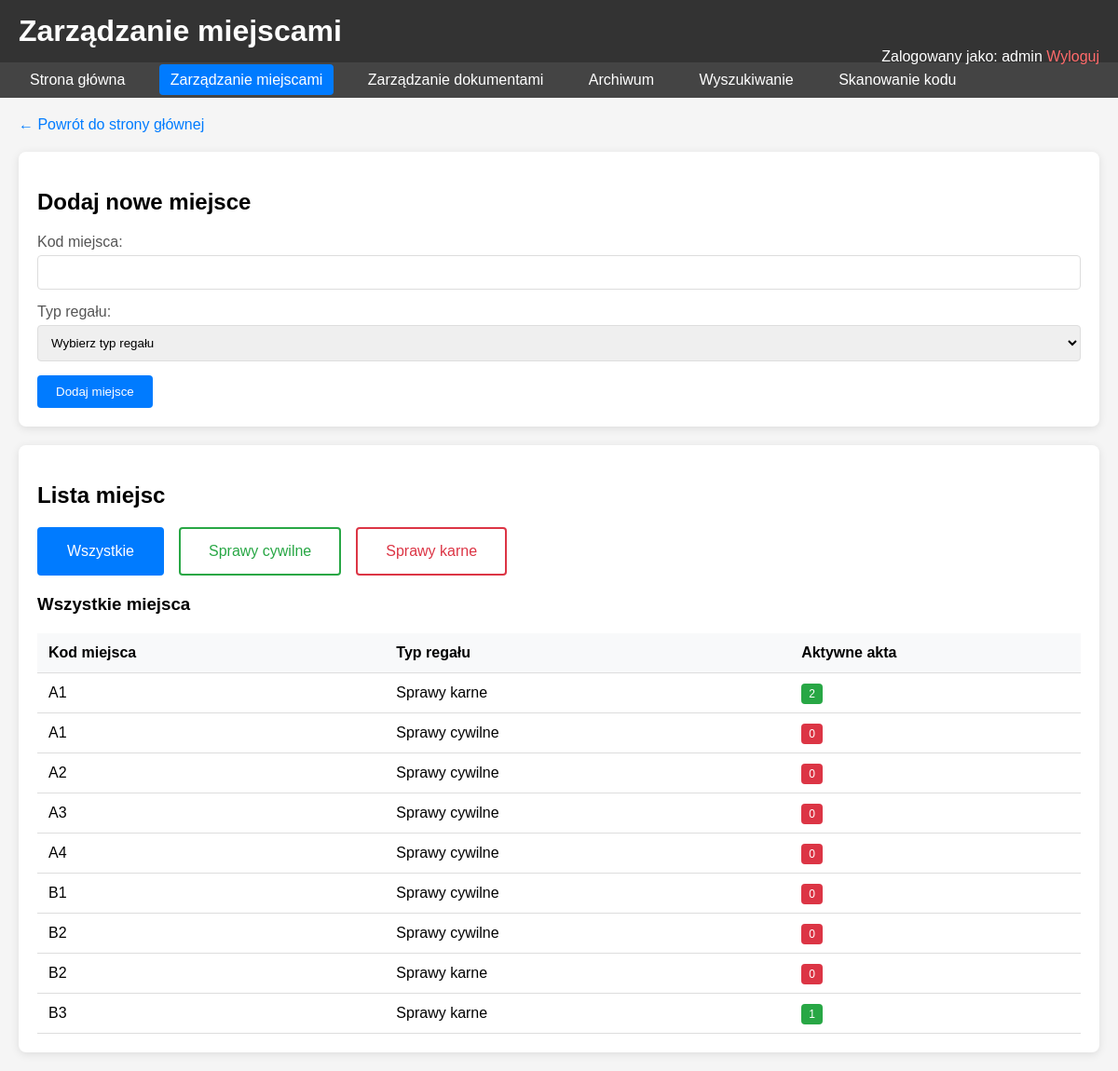
/admin_locations.php (signed in), run on the app's committed database.
### tables this page shows
CREATE TABLE `locations` (
  `id` int(11) NOT NULL,
  `location_code` varchar(10) NOT NULL,
  `shelf_type` enum('civil','criminal') NOT NULL,
  `created_at` timestamp NOT NULL DEFAULT current_timestamp()
);

### DocumentManager.php (called while the page is built, shortened)
<?php
class DocumentManager
{
    private $db;
    public function __construct()
    {
        $this->db = new Database();
    }
    public function getAllLocations()
    {
        $pdo = $this->db->getConnection();
        $stmt = $pdo->prepare("
            SELECT l.*,
                   COUNT(CASE WHEN d.is_archived = FALSE THEN 1 END) as active_documents_count,
                   COUNT(CASE WHEN d.is_archived = TRUE THEN 1 END) as archived_documents_count
            FROM locations l
            LEFT JOIN documents d ON l.id = d.location_id
            GROUP BY l.id, l.location_code, l.shelf_type, l.created_at
            ORDER BY l.location_code
        ");
        $stmt->execute();
        return $stmt->fetchAll();
    }
}

### admin_locations.php (the view, shortened to what this page needs)
<?php
require_once 'DocumentManager.php';
$manager = new DocumentManager();
$locations = $manager->getAllLocations();
require_once 'includes/header.php';
?>
<div class="header">
    <h1>Zarządzanie miejscami</h1>
    <div class="user-info">
        Zalogowany jako: <?= htmlspecialchars($_SESSION['username']) ?>
        <a href="logout.php" class="logout">Wyloguj</a>
    </div>
</div>
<div class="nav">
    <a href="index.php">Strona główna</a>
    <a href="admin_locations.php" class="active">Zarządzanie miejscami</a>
    <a href="admin_documents.php">Zarządzanie dokumentami</a>
    <a href="admin_archive.php">Archiwum</a>
    <a href="search.php">Wyszukiwanie</a>
    <a href="barcode_scan.php">Skanowanie kodu</a>
</div>
<div class="container">
    <div class="back-link">
        <a href="index.php">← Powrót do strony głównej</a>
    </div>
    <div class="card">
        <h2>Dodaj nowe miejsce</h2>
        <form method="POST">
            <div class="form-group">
                <label for="location_code">Kod miejsca:</label>
                <input type="text" id="location_code" name="location_code" required>
            </div>
            <div class="form-group">
                <label for="shelf_type">Typ regału:</label>
                <select id="shelf_type" name="shelf_type" required>
                    <option value="">Wybierz typ regału</option>
                </select>
            </div>
            <button type="submit">Dodaj miejsce</button>
        </form>
    </div>
    <div class="card">
        <h2>Lista miejsc</h2>
        <div class="tabs">
            <button class="tab all active" onclick="showTab('all')">Wszystkie</button>
            <button class="tab civil" onclick="showTab('civil')">Sprawy cywilne</button>
            <button class="tab criminal" onclick="showTab('criminal')">Sprawy karne</button>
        </div>
        <div id="all" class="tab-content active">
            <h3>Wszystkie miejsca</h3>
            <table>
                <thead>
                    <tr>
                        <th>Kod miejsca</th>
                        <th>Typ regału</th>
                        <th>Aktywne akta</th>
                    </tr>
                </thead>
                <tbody>
                    <?php foreach ($locations as $location): ?>
                        <tr>
                            <td><?= htmlspecialchars($location['location_code']) ?></td>
                            <td><?= $location['shelf_type'] == 'civil' ? 'Sprawy cywilne' : 'Sprawy karne' ?></td>
                            <td>
                                <span class="status <?= $location['active_documents_count'] > 0 ? 'occupied' : 'available' ?>">
                                    <?= $location['active_documents_count'] ?>
                                </span>
                            </td>
                        </tr>
                    <?php endforeach; ?>
                </tbody>
            </table>
        </div>
    </div>
</div>
<?php require_once 'includes/footer.php'; ?>

### assets/css/style.css (style rules this page uses)
body { font-family: Arial, sans-serif; margin: 0; padding: 0; background-color: #f5f5f5; }
.header { background-color: #333; color: white; padding: 15px 20px; }
.header h1 { margin: 0; }
.nav { background-color: #444; padding: 10px 20px; }
.nav a { color: white; text-decoration: none; margin-right: 20px; padding: 8px 12px; border-radius: 4px; }
.nav a.active { background-color: #007bff; }
.container { max-width: 1440px; margin: 20px auto; padding: 0 20px; }
.user-info { float: right; }
.logout { color: #ff6b6b; text-decoration: none; }
.card { background: white; padding: 20px; border-radius: 8px; box-shadow: 0 2px 10px rgba(0, 0, 0, 0.1); margin-bottom: 20px; }
.form-group { margin-bottom: 15px; }
label { display: block; margin-bottom: 5px; color: #555; }
input[type="text"], input[type="password"], select, textarea { width: 100%; padding: 10px; border: 1px solid #ddd; border-radius: 4px; box-sizing: border-box; }
button { padding: 10px 20px; background-color: #007bff; color: white; border: none; border-radius: 4px; cursor: pointer; }
table { width: 100%; border-collapse: collapse; margin-top: 20px; table-layout: fixed; }
th, td { padding: 12px; text-align: left; border-bottom: 1px solid #ddd; overflow: hidden; text-overflow: ellipsis; white-space: nowrap; }
td { max-width: 0; word-wrap: break-word; white-space: normal; }
th { background-color: #f8f9fa; font-weight: bold; }
.back-link { margin-bottom: 20px; }
.back-link a { color: #007bff; text-decoration: none; }
.tabs { display: flex; margin-bottom: 20px; gap: 16px; }
.tab { padding: 15px 30px; border: 2px solid transparent; background: #fff; cursor: pointer; font-size: 16px; color: #222; transition: background 0.2s, color 0.2s, border 0.2s; }
.tab.active { background-color: #007bff; color: white; }
.tab.civil { border-color: #28a745; color: #28a745; }
.tab.criminal { border-color: #dc3545; color: #dc3545; }
.tab.all { border-color: #007bff; color: #007bff; }
.tab.all.active, .tab.all:hover { background: #007bff; color: #fff; border-color: #007bff; }
.tab-content { display: none; }
.tab-content.active { display: block; }
.status { padding: 4px 8px; border-radius: 4px; font-size: 12px; }
.status.occupied { background-color: #28a745; color: white; }
.status.available { background-color: #dc3545; color: white; }
table th:nth-child(1), table td:nth-child(1) { width: 10%; }
table th:nth-child(2), table td:nth-child(2) { width: 12%; }
table th:nth-child(3), table td:nth-child(3), table th:nth-child(4), table td:nth-child(4) { width: 20%; }
table th:last-child, table td:last-child { width: 8%; }

### data on the page
locations: location_code "A1", shelf_type "Sprawy karne", active_documents_count "2"
locations: location_code "A1", shelf_type "Sprawy cywilne", active_documents_count "0"
locations: location_code "A2", shelf_type "Sprawy cywilne", active_documents_count "0"
locations: location_code "A3", shelf_type "Sprawy cywilne", active_documents_count "0"
locations: location_code "A4", shelf_type "Sprawy cywilne", active_documents_count "0"
locations: location_code "B1", shelf_type "Sprawy cywilne", active_documents_count "0"
locations: location_code "B2", shelf_type "Sprawy cywilne", active_documents_count "0"
locations: location_code "B2", shelf_type "Sprawy karne", active_documents_count "0"
locations: location_code "B3", shelf_type "Sprawy karne", active_documents_count "1"

### other printed values
$_SESSION['username'] "admin"
